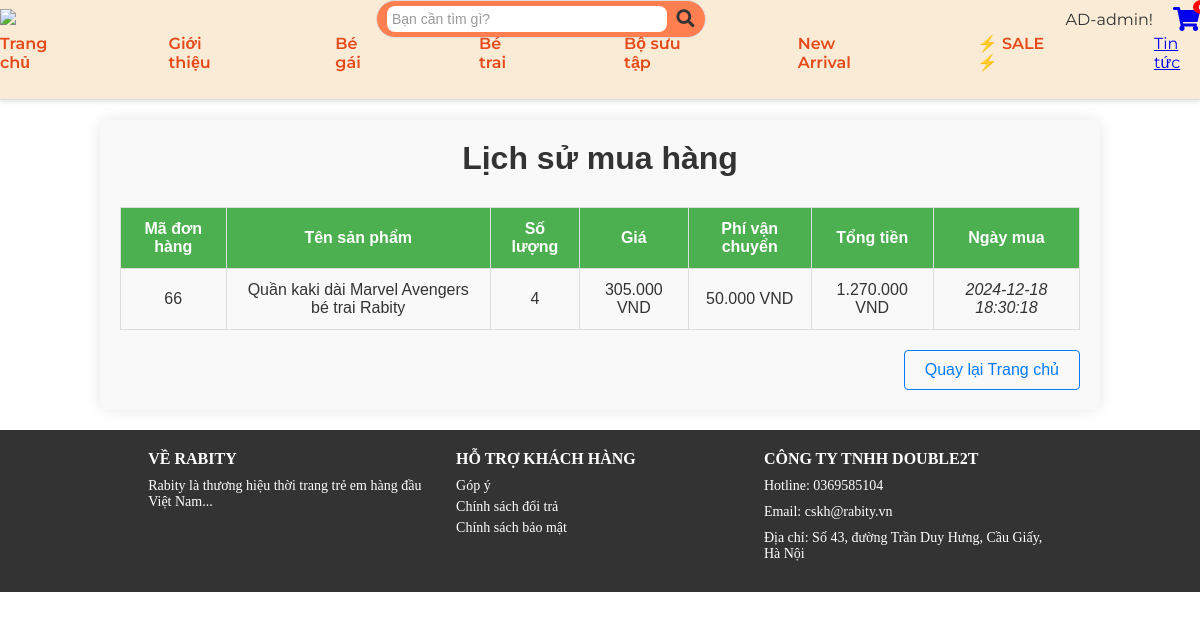
The page /purchase_history.php (signed in) on the database its author committed.
### tables this page shows
CREATE TABLE `orders` (
  `id` int(11) NOT NULL,
  `user_name` varchar(255) NOT NULL,
  `phone` varchar(20) NOT NULL,
  `address` text NOT NULL,
  `product_id` int(11) NOT NULL,
  `product_name` varchar(255) NOT NULL,
  `price` decimal(10,2) NOT NULL,
  `quantity` int(11) NOT NULL,
  `total_price` decimal(10,2) DEFAULT NULL,
  `created_at` timestamp NOT NULL DEFAULT current_timestamp(),
  `payment_method` varchar(20) NOT NULL,
  `shipping_method` varchar(50) DEFAULT NULL,
  `shipping_cost` float DEFAULT NULL,
  `bank` varchar(255) DEFAULT NULL,
  `user_id` int(11) NOT NULL,
  `status` varchar(50) DEFAULT 'Chưa giao',
  `updated_at` timestamp NOT NULL DEFAULT current_timestamp() ON UPDATE current_timestamp()
);

### purchase_history.php (the view, shortened to what this page needs)
<?php
require 'db.php';
$user_id = $_SESSION['user_id'];
$stmt = $pdo->prepare(
    "SELECT orders.id AS order_id, orders.product_name, orders.quantity,
            orders.price, orders.total_price, orders.shipping_cost, orders.created_at
     FROM orders
     WHERE user_id = ?
     ORDER BY orders.created_at DESC"
);
$stmt->execute([$user_id]);
$orders = $stmt->fetchAll(PDO::FETCH_ASSOC);
?>
<!DOCTYPE html>
<html lang="en">
<head>
    <link rel="stylesheet" href="./css/purchase_history.css">
</head>
<body>
    <?php include 'header.php'; ?>
    <main>
        <div class="order-history-container">
            <h1>Lịch sử mua hàng</h1>
            <?php if (empty($orders)): ?>
                <p>Bạn chưa có đơn hàng nào.</p>
            <?php else: ?>
                <table class="order-history-table">
                    <thead>
                        <tr>
                            <th>Mã đơn hàng</th>
                            <th>Tên sản phẩm</th>
                            <th>Số lượng</th>
                            <th>Giá</th>
                            <th>Phí vận chuyển</th>
                            <th>Tổng tiền</th>
                            <th>Ngày mua</th>
                        </tr>
                    </thead>
                    <tbody>
                        <?php foreach ($orders as $order): ?>
                            <tr>
                                <td><?php echo htmlspecialchars($order['order_id']); ?></td>
                                <td><?php echo htmlspecialchars($order['product_name']); ?></td>
                                <td><?php echo htmlspecialchars($order['quantity']); ?></td>
                                <td><?php echo number_format($order['price'], 0, ',', '.'); ?> VND</td>
                                <td><?php echo number_format($order['shipping_cost'], 0, ',', '.'); ?> VND</td>
                                <td><?php echo number_format($order['total_price'], 0, ',', '.'); ?> VND</td>
                                <td><?php echo htmlspecialchars($order['created_at']); ?></td>
                            </tr>
                        <?php endforeach; ?>
                    </tbody>
                </table>
            <?php endif; ?>
            <div class="btn-backhome">
                <a href="index.php" class="back-btn">Quay lại Trang chủ</a>
            </div>
        </div>
    </main>
    <?php include 'footer.php'; ?>
</body>
</html>

### css/purchase_history.css (style rules this page uses)
* { margin: 0; padding: 0; box-sizing: border-box; }
main { margin-top: 120px; font-family: 'Gill Sans', 'Gill Sans MT', Calibri, 'Trebuchet MS', sans-serif; }
.order-history-container { max-width: 1000px; margin: 20px auto; padding: 20px; background-color: #f9f9f9; border-radius: 8px; box-shadow: 0 0 15px rgba(0, 0, 0, 0.1); }
.order-history-container h1 { text-align: center; font-size: 2rem; color: #333; margin-bottom: 30px; }
.order-history-table { width: 100%; border-collapse: collapse; margin-bottom: 20px; }
.order-history-table th, .order-history-table td { padding: 12px; text-align: center; border: 1px solid #ddd; }
.order-history-table th { background-color: #4CAF50; color: white; font-weight: bold; }
.order-history-table td { font-size: 1rem; color: #333; }
.order-history-table td:last-child { font-style: italic; }
.back-btn { display: inline-block; text-decoration: none; color: #007BFF; font-size: 1rem; text-align: center; padding: 10px 20px; border-radius: 4px; border: 1px solid #007BFF; transition: background-color 0.3s, color 0.3s; }
.btn-backhome { display: flex; justify-content: flex-end; }

### rows shown on the page
orders: id "66", product_name "Quần kaki dài Marvel Avengers bé trai Rabity", quantity "4", price "305.000", shipping_cost "50.000", total_price "1.270.000", created_at "2024-12-18 18:30:18"

### other values the page prints
$_SESSION['username'] "admin"
